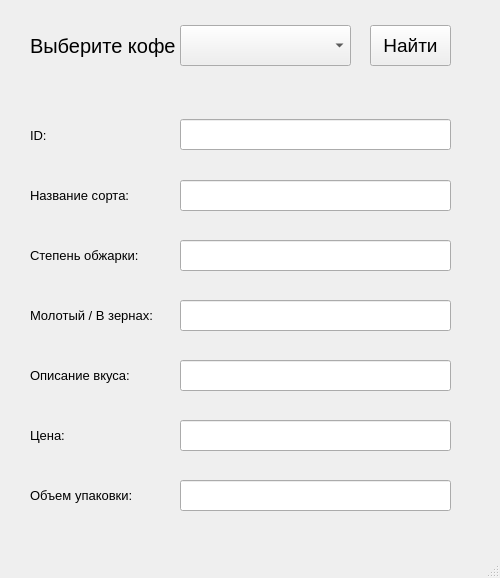
<?xml version="1.0" encoding="UTF-8"?>
<ui version="4.0">
 <class>MainWindow</class>
 <widget class="QMainWindow" name="MainWindow">
  <property name="geometry">
   <rect>
    <x>0</x>
    <y>0</y>
    <width>500</width>
    <height>578</height>
   </rect>
  </property>
  <property name="windowTitle">
   <string>MainWindow</string>
  </property>
  <widget class="QWidget" name="centralwidget">
   <widget class="QComboBox" name="comboBox">
    <property name="geometry">
     <rect>
      <x>180</x>
      <y>25</y>
      <width>171</width>
      <height>41</height>
     </rect>
    </property>
    <property name="font">
     <font>
      <pointsize>12</pointsize>
     </font>
    </property>
   </widget>
   <widget class="QLabel" name="L">
    <property name="geometry">
     <rect>
      <x>30</x>
      <y>30</y>
      <width>151</width>
      <height>31</height>
     </rect>
    </property>
    <property name="font">
     <font>
      <pointsize>15</pointsize>
     </font>
    </property>
    <property name="text">
     <string>Выберите кофе</string>
    </property>
   </widget>
   <widget class="QLabel" name="L_1">
    <property name="geometry">
     <rect>
      <x>30</x>
      <y>125</y>
      <width>61</width>
      <height>21</height>
     </rect>
    </property>
    <property name="font">
     <font>
      <pointsize>10</pointsize>
     </font>
    </property>
    <property name="text">
     <string>ID:</string>
    </property>
   </widget>
   <widget class="QLineEdit" name="LE_1">
    <property name="geometry">
     <rect>
      <x>180</x>
      <y>119</y>
      <width>271</width>
      <height>31</height>
     </rect>
    </property>
   </widget>
   <widget class="QPushButton" name="pushButton">
    <property name="geometry">
     <rect>
      <x>370</x>
      <y>25</y>
      <width>81</width>
      <height>41</height>
     </rect>
    </property>
    <property name="font">
     <font>
      <pointsize>14</pointsize>
      <weight>50</weight>
      <bold>false</bold>
     </font>
    </property>
    <property name="text">
     <string>Найти</string>
    </property>
   </widget>
   <widget class="QLineEdit" name="LE_2">
    <property name="geometry">
     <rect>
      <x>180</x>
      <y>180</y>
      <width>271</width>
      <height>31</height>
     </rect>
    </property>
   </widget>
   <widget class="QLineEdit" name="LE_3">
    <property name="geometry">
     <rect>
      <x>180</x>
      <y>240</y>
      <width>271</width>
      <height>31</height>
     </rect>
    </property>
   </widget>
   <widget class="QLineEdit" name="LE_4">
    <property name="geometry">
     <rect>
      <x>180</x>
      <y>300</y>
      <width>271</width>
      <height>31</height>
     </rect>
    </property>
   </widget>
   <widget class="QLineEdit" name="LE_5">
    <property name="geometry">
     <rect>
      <x>180</x>
      <y>360</y>
      <width>271</width>
      <height>31</height>
     </rect>
    </property>
   </widget>
   <widget class="QLineEdit" name="LE_6">
    <property name="geometry">
     <rect>
      <x>180</x>
      <y>420</y>
      <width>271</width>
      <height>31</height>
     </rect>
    </property>
   </widget>
   <widget class="QLineEdit" name="LE_7">
    <property name="geometry">
     <rect>
      <x>180</x>
      <y>480</y>
      <width>271</width>
      <height>31</height>
     </rect>
    </property>
   </widget>
   <widget class="QLabel" name="L_2">
    <property name="geometry">
     <rect>
      <x>30</x>
      <y>185</y>
      <width>141</width>
      <height>21</height>
     </rect>
    </property>
    <property name="font">
     <font>
      <pointsize>10</pointsize>
     </font>
    </property>
    <property name="text">
     <string>Название сорта:</string>
    </property>
   </widget>
   <widget class="QLabel" name="L_3">
    <property name="geometry">
     <rect>
      <x>30</x>
      <y>245</y>
      <width>141</width>
      <height>21</height>
     </rect>
    </property>
    <property name="font">
     <font>
      <pointsize>10</pointsize>
     </font>
    </property>
    <property name="text">
     <string>Cтепень обжарки:</string>
    </property>
   </widget>
   <widget class="QLabel" name="L_4">
    <property name="geometry">
     <rect>
      <x>30</x>
      <y>305</y>
      <width>141</width>
      <height>21</height>
     </rect>
    </property>
    <property name="font">
     <font>
      <pointsize>10</pointsize>
     </font>
    </property>
    <property name="text">
     <string>Молотый / В зернах:</string>
    </property>
   </widget>
   <widget class="QLabel" name="L_5">
    <property name="geometry">
     <rect>
      <x>30</x>
      <y>365</y>
      <width>141</width>
      <height>21</height>
     </rect>
    </property>
    <property name="font">
     <font>
      <pointsize>10</pointsize>
     </font>
    </property>
    <property name="text">
     <string>Описание вкуса:</string>
    </property>
   </widget>
   <widget class="QLabel" name="L_6">
    <property name="geometry">
     <rect>
      <x>30</x>
      <y>425</y>
      <width>141</width>
      <height>21</height>
     </rect>
    </property>
    <property name="font">
     <font>
      <pointsize>10</pointsize>
     </font>
    </property>
    <property name="text">
     <string>Цена:</string>
    </property>
   </widget>
   <widget class="QLabel" name="L_7">
    <property name="geometry">
     <rect>
      <x>30</x>
      <y>485</y>
      <width>141</width>
      <height>21</height>
     </rect>
    </property>
    <property name="font">
     <font>
      <pointsize>10</pointsize>
     </font>
    </property>
    <property name="text">
     <string>Объем упаковки:</string>
    </property>
   </widget>
  </widget>
  <widget class="QMenuBar" name="menubar">
   <property name="geometry">
    <rect>
     <x>0</x>
     <y>0</y>
     <width>500</width>
     <height>21</height>
    </rect>
   </property>
  </widget>
  <widget class="QStatusBar" name="statusbar"/>
 </widget>
 <resources/>
 <connections/>
</ui>
